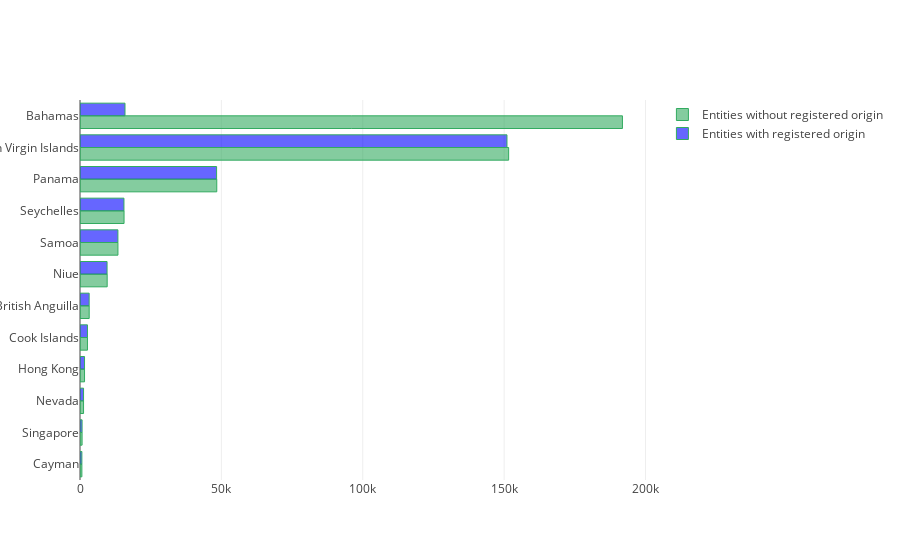

Write notebook code for a chart like this one.
### Code cell
visualizers_1.visualize_jurisdiction_countly_mixed(jurisdiction_count.copy(), total_jurisdiction_count.copy())

### Figure 1 — Plotly figure (JSON) as saved in the notebook; plotly's stock layout.template omitted (floating-point values rounded to 4 significant figures)
{"data": [{"marker": {"color": "rgba(50, 171, 96, 0.6)", "line": {"color": "rgba(50, 171, 96, 1.0)", "width": 1}}, "name": "Entities without registered origin", "orientation": "h", "type": "bar", "x": [668, 740, 1260, 1604, 2638, 3253, 9611, 13418, 15580, 48373, 151588, 191834], "y": ["Cayman", "Singapore", "Nevada", "Hong Kong", "Cook Islands", "British Anguilla", "Niue", "Samoa", "Seychelles", "Panama", "British Virgin Islands", "Bahamas"]}, {"marker": {"color": "rgba(000, 000, 255, 0.6)", "line": {"color": "rgba(50, 171, 96, 1.0)", "width": 1}}, "name": "Entities with registered origin", "orientation": "h", "type": "bar", "x": [668, 740, 1260, 1604, 2638, 3240, 9573, 13405, 15546, 15914, 48307, 150995], "y": ["Cayman", "Singapore", "Nevada", "Hong Kong", "Cook Islands", "British Anguilla", "Niue", "Samoa", "Seychelles", "Bahamas", "Panama", "British Virgin Islands"]}], "layout": {}}
